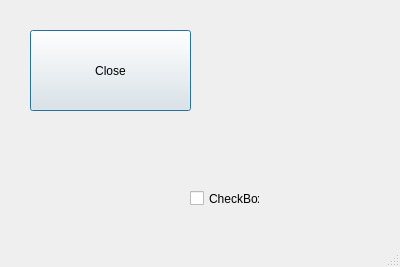
<?xml version="1.0" encoding="UTF-8"?>
<ui version="4.0">
 <class>Dialog</class>
 <widget class="QDialog" name="Dialog">
  <property name="windowModality">
   <enum>Qt::WindowModal</enum>
  </property>
  <property name="geometry">
   <rect>
    <x>0</x>
    <y>0</y>
    <width>400</width>
    <height>267</height>
   </rect>
  </property>
  <property name="windowTitle">
   <string>DoReMi Level Editor</string>
  </property>
  <property name="sizeGripEnabled">
   <bool>true</bool>
  </property>
  <property name="modal">
   <bool>true</bool>
  </property>
  <widget class="QPushButton" name="closeButton">
   <property name="geometry">
    <rect>
     <x>30</x>
     <y>30</y>
     <width>161</width>
     <height>81</height>
    </rect>
   </property>
   <property name="text">
    <string>Close</string>
   </property>
  </widget>
  <widget class="QCheckBox" name="checkBox">
   <property name="geometry">
    <rect>
     <x>190</x>
     <y>190</y>
     <width>70</width>
     <height>17</height>
    </rect>
   </property>
   <property name="text">
    <string>CheckBox</string>
   </property>
  </widget>
 </widget>
 <resources/>
 <connections/>
</ui>
